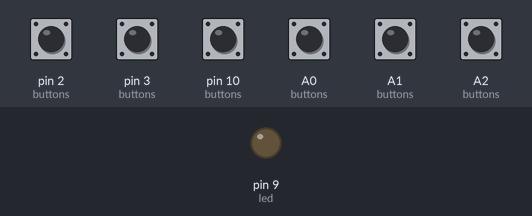
Bench run of a sketch on a simulated Arduino Leonardo, built with avr-gcc and run on an emulated ATmega32U4. On the bench: output pins drawn as LEDs (lit = HIGH). Inputs (shaded band) come from the test bench; at power-on: A0 (buttons), A1 (buttons), A2 (buttons), pin 2 (buttons), pin 3 (buttons), pin 10 (buttons) HIGH.

Above: at 4.0 s.
4.1 s: pin 2 (buttons) pulled LOW for 0.15 s
At 4.18 s:
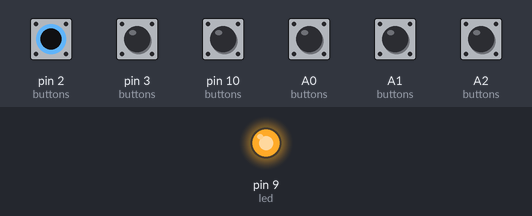
Timing chart, 0 to 7.1 s (numbered marks = the images above; inputs shaded):
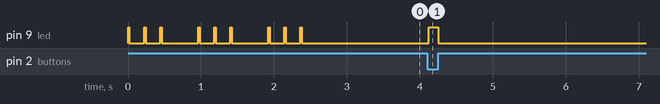

The sketch:

main.ino
```cpp
//
// Zoom Buttons
//

#include "HID-Project.h"

//#define VOLUME
//#define KYBDLEDS
#define ZOOMBTNS


// Define Arduino pin numbers for buttons and LEDs
#define led 9

#ifdef VOLUME
#define ROTARY_A 5
#define ROTARY_B 6
#define ROTARY_C 7
#endif

#ifdef KYBDLEDS
#define CAPSLOCKLED 5
#define SCRLLOCKLED 6
#define NUMLOCKLED 7
#endif

#ifdef ZOOMBTNS
#define BTN1 2
#define BTN2 3
#define BTN3 10
#define BTN4 A0
#define BTN5 A1
#define BTN6 A2
#define NUMBUTTONS 6
int buttons[NUMBUTTONS] = {BTN1, BTN2, BTN3, BTN4, BTN5, BTN6};
unsigned long btntime[NUMBUTTONS];
boolean btnpress[NUMBUTTONS];
#endif

#ifdef VOLUME
boolean A, a, B, b, C, c;
#endif

char line[80];
unsigned long t;
int n;

void setup() {
//  Serial.begin(38400);
//  Serial.write("Starting...\n");
//  Serial.end();
  pinMode(led, OUTPUT);
  digitalWrite(led, LOW);
#ifdef VOLUME
  pinMode(ROTARY_A, INPUT_PULLUP);
  pinMode(ROTARY_B, INPUT_PULLUP);
  pinMode(ROTARY_C, INPUT_PULLUP);
#endif
#ifdef KYBDLEDS
  pinMode(CAPSLOCKLED, OUTPUT);
  pinMode(SCRLLOCKLED, OUTPUT);
  pinMode(NUMLOCKLED, OUTPUT);

  // Flash the LEDs just to show we're in business
  digitalWrite(CAPSLOCKLED, HIGH); delay(200);
  digitalWrite(SCRLLOCKLED, HIGH); delay(200);
  digitalWrite(NUMLOCKLED, HIGH); delay(200);
  digitalWrite(CAPSLOCKLED, LOW); delay(200);
  digitalWrite(SCRLLOCKLED, LOW); delay(200);
  digitalWrite(NUMLOCKLED, LOW); delay(200);
#else
  for (int i=0; i < 3; i++) {
  digitalWrite(led, HIGH); delay(20);
  digitalWrite(led, LOW); delay(200);
  digitalWrite(led, HIGH); delay(20);
  digitalWrite(led, LOW); delay(200);
  digitalWrite(led, HIGH); delay(20);
  digitalWrite(led, LOW); delay(500);
  }
#endif

#ifdef ZOOMBTNS
  for (int i = 0; i < NUMBUTTONS; i++) {
    pinMode(buttons[i], INPUT_PULLUP);
    btntime[i] = 0;
    btnpress[i] = false;
  }
#endif

#ifdef VOLUME
  a = b = c = false;
#endif

#ifdef KYBDLEDS
  t = 0;
  n = 0;
#endif
#ifdef defined(KYBDLEDS) || defined(ZOOMBTNS)
  BootKeyboard.begin();
#endif

#ifdef VOLUME
  Consumer.begin();
#endif

//  System.begin(); // For System functions
//  Gamepad.begin(); // For gamepad functions
//  Mouse.begin(); // For mouse functions
//  AbsoluteMouse.begin(); // For the Absolute Mouse

}

void loop() {
  int leds;
#ifdef VOLUME
  A = digitalRead(ROTARY_A) == LOW;
  B = digitalRead(ROTARY_B) == LOW;
  C = digitalRead(ROTARY_C) == LOW;
  if (A && !a) {
    if (B) {
      n++; if (n > 100) n = 100;
      Consumer.write(MEDIA_VOL_UP);
    }
    else {
      n--; if (n < 0) n = 0;
      Consumer.write(MEDIA_VOL_DOWN);
    }
//      sprintf(line, "%d\n", n);
//      Serial.write(line);
  }
  a = A;

  if (C && ! c) {
    Consumer.write(MEDIA_VOL_MUTE);
//      sprintf(line, "!\n");
//      Serial.write(line);
  }
  c = C;
#endif

#ifdef KYBDLEDS
  if (millis() > t + 10) {
    t = millis();
    leds = BootKeyboard.getLeds();
    if (leds & LED_CAPS_LOCK)
      digitalWrite(CAPSLOCKLED, HIGH);
    else
      digitalWrite(CAPSLOCKLED, LOW);
    if (leds & LED_SCROLL_LOCK)
      digitalWrite(SCRLLOCKLED, HIGH);
    else
      digitalWrite(SCRLLOCKLED, LOW);
    if (leds & LED_NUM_LOCK)
      digitalWrite(NUMLOCKLED, HIGH);
    else
      digitalWrite(NUMLOCKLED, LOW);
  }
#endif

#ifdef ZOOMBTNS
  for (int i = 0; i < NUMBUTTONS; i++) {
    if (!digitalRead(buttons[i])) {
      // Button pressed (negative logic)
      if (btntime[i] == 0) {
        // Button has just been pressed
        btntime[i] = millis();
      }
      else {
        // Button is still pressed
        if (millis() - btntime[i] > 20 && !btnpress[i]) {
          // This is not just a glitch
          btnpress[i] = true;
          // Now do your stuff!
          digitalWrite(led, HIGH);
          switch (i) {
#if 1
          case 4 : // Alt-Y: Raise Hand
            BootKeyboard.press(KEY_LEFT_ALT);
            BootKeyboard.write(KEY_Y);
            BootKeyboard.release(KEY_LEFT_ALT);
            break;
          case 5: // Space: Speak
           do{ BootKeyboard.press(KEY_SPACE);
            //delay(100);

            } while (!digitalRead(buttons[5]));
            BootKeyboard.releaseAll();
            break;

#else
          case 0:
            BootKeyboard.write(KEY_0);
            break;
          case 1:
            BootKeyboard.write(KEY_1);
            break;
          case 2:
            BootKeyboard.write(KEY_2);
            break;
          case 3:
            BootKeyboard.write(KEY_3);
            break;
          case 4:
            BootKeyboard.write(KEY_4);
            break;
          case 5:
            BootKeyboard.write(KEY_5);
            break;
#endif
          }
        }
      }
    }
    else {
      // Button not pressed
      if (btntime[i] != 0) {
        // Looks like it's just been released
        digitalWrite(led, LOW);
        btntime[i] = 0;
        btnpress[i] = false;
      }
    }
  }
#endif

}
```

Measured:
- after the input at 4.1 s, pin 9 (led): LOW → HIGH at once, → LOW 0.13 s later
